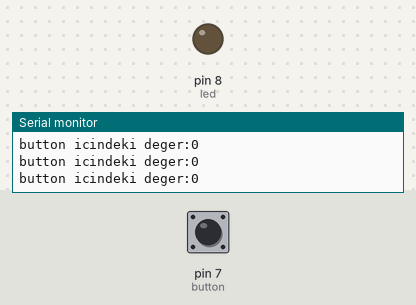
This sketch was run on a simulated Arduino Uno, built with avr-gcc and run on an emulated ATmega328P. On the bench: output pins drawn as LEDs (lit = HIGH), the last lines printed to the serial monitor. The inputs (shaded band) are chosen by the test bench; at power-on: pin 7 (button) LOW.

Above: at 1.2 s.
1.3 s: pin 7 (button) pulled HIGH for 0.25 s
At 1.5 s:
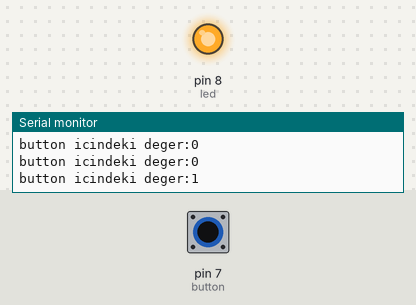
3.1 s: pin 7 (button) pulled HIGH for 3.2 s
At 6.7 s:
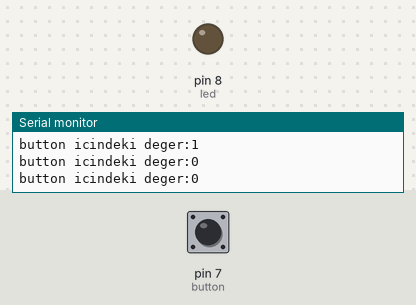
Timing chart, 0 to 8.2 s (numbered marks = the images above; inputs shaded):
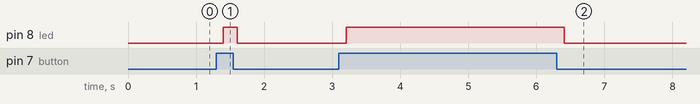

The sketch:

button.ino
```cpp
#define button 7
#define led 8
int buttondeger;
void setup() {
 pinMode(led,OUTPUT);
 pinMode(button,INPUT); //7 numaralı digital pinini GİRİŞ olarak belirliyoruz
 Serial.begin(9600);
}

void loop() {
buttondeger=digitalRead(button);
Serial.print("button icindeki deger:"); //print yan yana yazar
Serial.println(buttondeger);  //println alt alta yazar

 if(buttondeger == 1){
  digitalWrite(led,HIGH);  //istersen if kısmını tamamen silip 'digitalWrite(led,buttondeger);' diyebilirsin.led i 1,0 veya high,low a eşitlemekle aynı şey çünkü buttondeger in içinde 1 ve 0 var.
  }else{
 digitalWrite(led,LOW);
  }
delay(200);
}
```

Measured:
- after the input at 1.3 s, pin 8 (led): LOW → HIGH after 0.10 s, → LOW 0.20 s later
- after the input at 3.1 s, pin 8 (led): LOW → HIGH after 0.10 s, → LOW 3.2 s later
